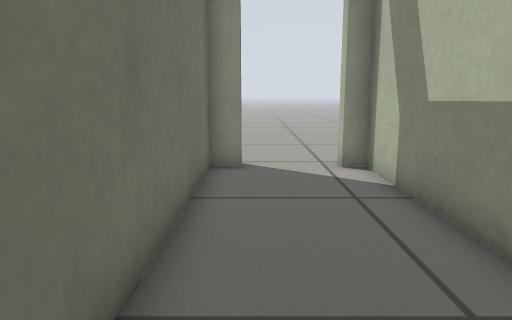
View 1 (above)

24 first-person views from a walk through a robot-simulator world made for Gazebo. The camera is 0.5 m above the floor, tilts 10° down and sees 70° across. The floor is counted in squares, 0.25 m on a side. Each view is taken from the middle of a square. On the plan, view 1 faces up. The plan holds only what a view shows up to about 19 squares ahead; the rest is blank. The place goes on beyond the plan. Gazebo's built-in surfaces are drawn with simple patterns.

View 2
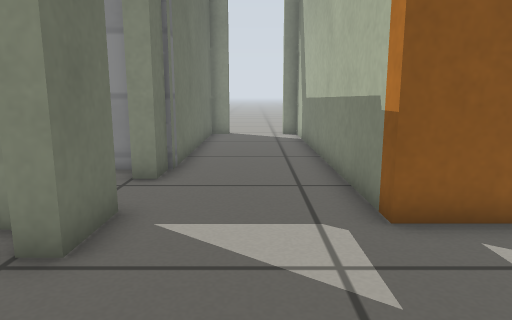

View 3
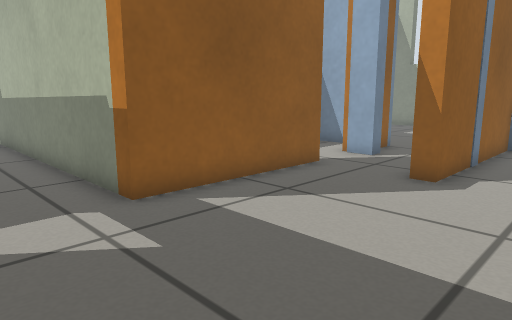

View 4
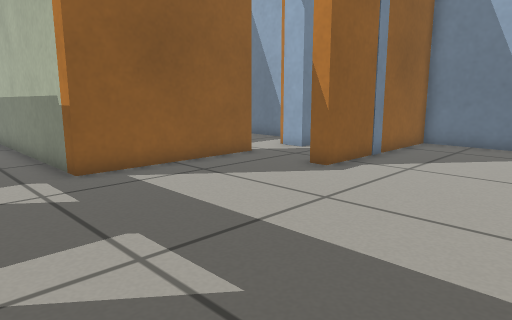

View 5
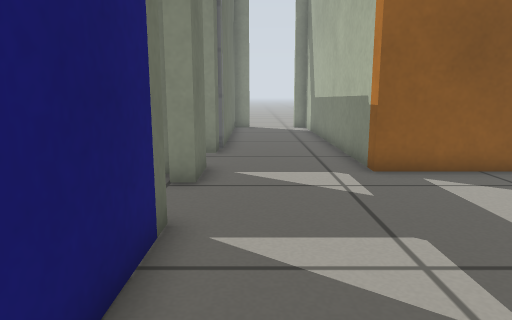

View 6
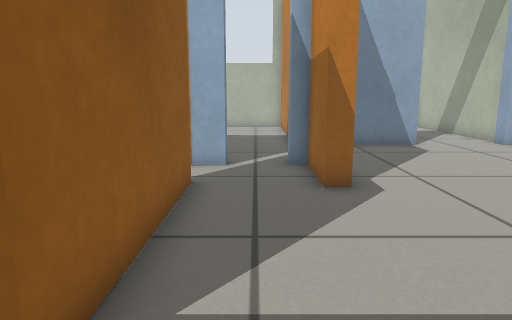

View 7
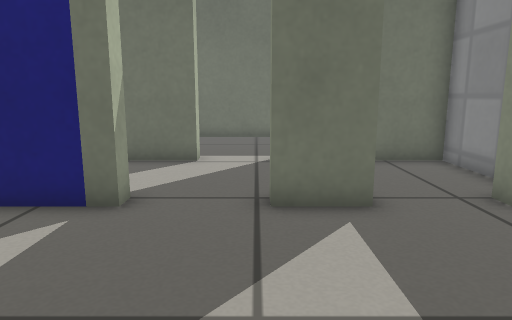

View 8
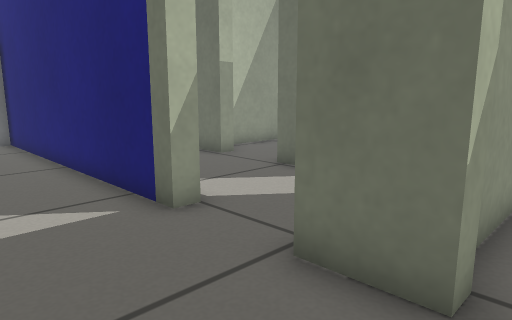

View 9
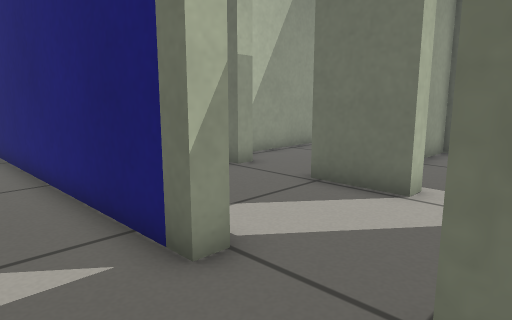

View 10
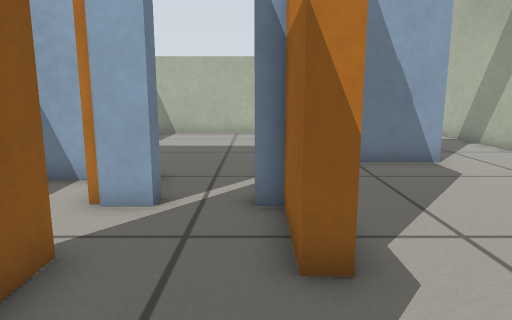

View 11
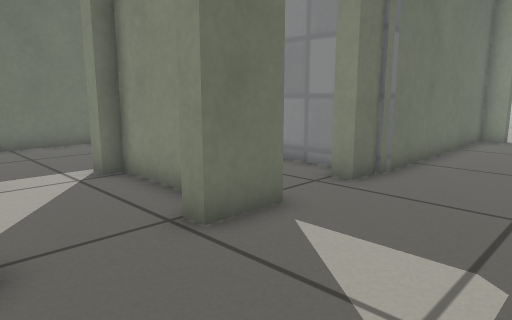

View 12
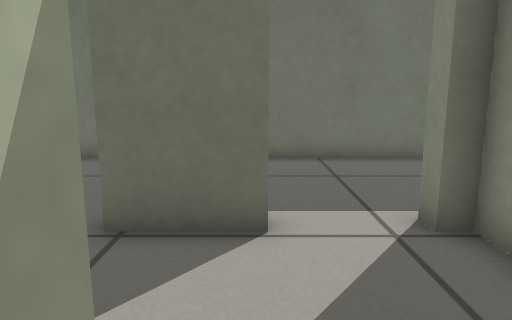

View 13
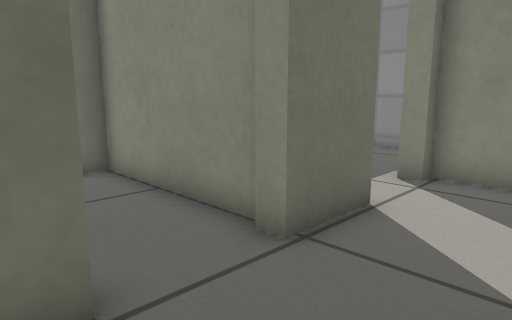

View 14
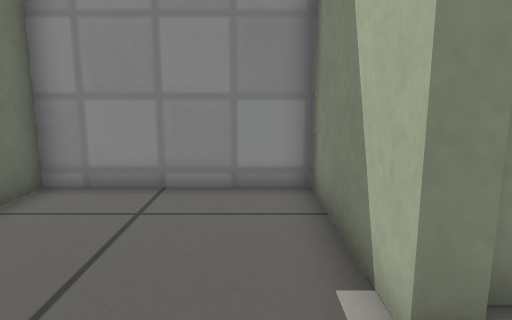

View 15
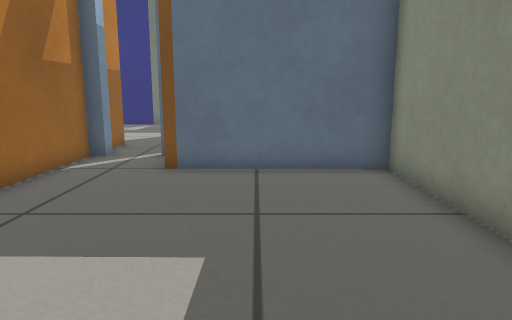

View 16
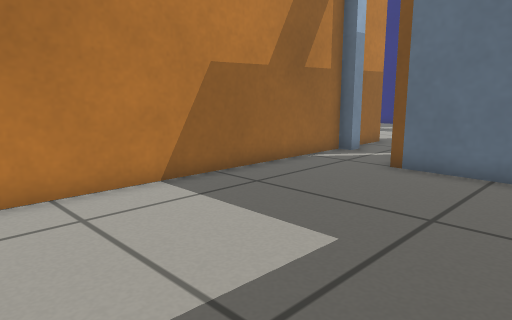

View 17
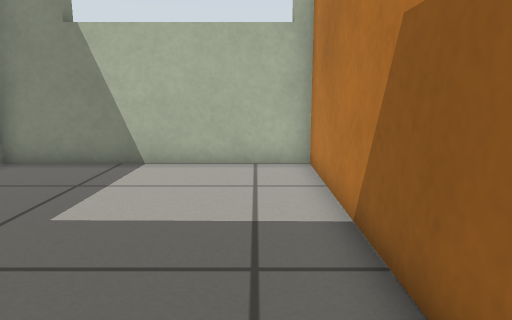

View 18
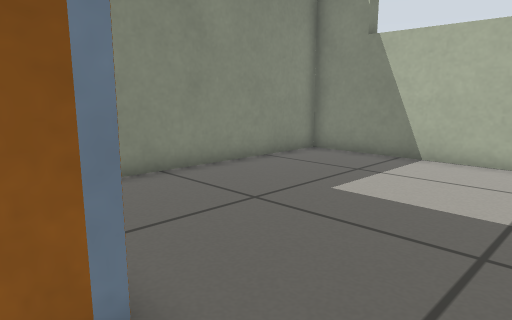

View 19
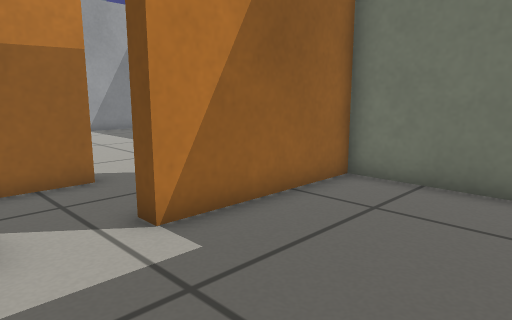

View 20
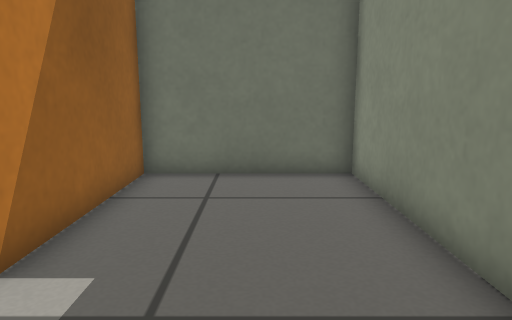

View 21
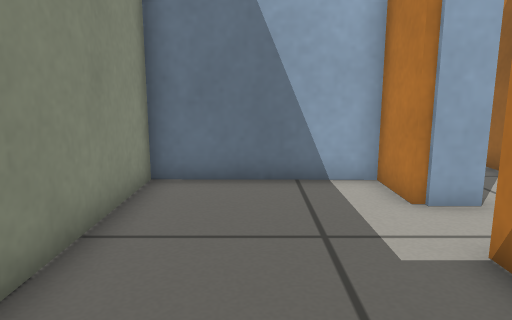

View 22
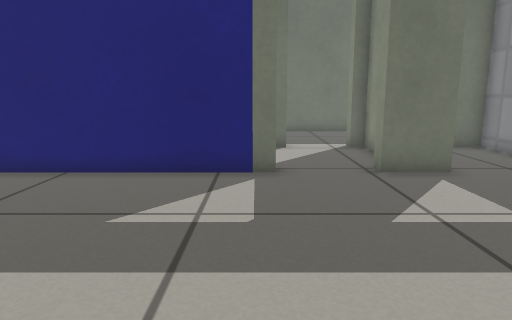

View 23
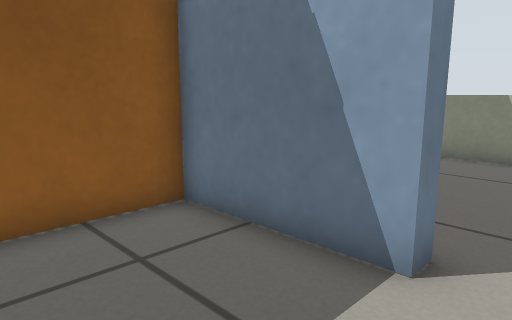

View 24
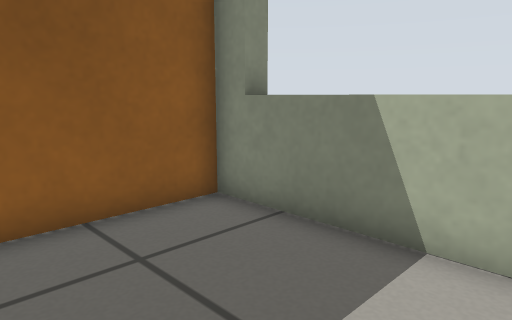

### Floor plan
Points are (right, up) in squares from view 1. A wall is a line through its corners. A room is listed if a view was taken in it or the views show most of it. See-through windows are left out.
Room 1 (views 1, 2, 3, 4, 5, 6, 7, 8, 9, 10, 11, 12, 22, 23)
walls: (9.3, -3.5) (3.1, -3.5) (3.1, 10.2); (-1.4, -7.5) (-1.4, -13.5); (11.4, -4.1) (11.4, -2.9); (-1.4, -2.9) (-1.4, -4.7); (15.9, -11.6) (15.9, -7.1) (8.8, -7.1) (8.8, -6.5) (11.4, -6.5); (-1.4, 10.2) (-1.4, -0.3)
ways out: open door at (-2, -6) to room 2; open door at (12, -5) to room 4; open door at (10.5, -3) to room 5; open door at (16, -12.5) to room 6; open door at (-2, -2) to room 8; open door at (1, 10.5)
Room 2 (view 13)
walls: (-6.2, -6.8) (-6.2, -9.4); (-6.2, -11.9) (-6.2, -13.3); (-2.1, -3.8) (-6.2, -3.8)
ways out: open door at (-2, -6) to room 1; open door at (-6.5, -5.5) to room 3; open door at (-6.5, -11) to room 7
Room 3 (view 14)
walls: (-6.8, -4.3) (-6.8, 0.8) (-12.7, 0.8) (-12.7, -8.3) (-11, -8.4)
ways out: open door at (-6.5, -5.5) to room 2
Room 4 (views 15, 16, 17, 18)
walls: (12, -6) (12, -6.5) (24.7, -6.6) (24.7, 2.6) (14.2, 2.5) (14.1, -3.5) (13.3, -3.5)
ways out: open door at (12, -5) to room 1
Room 5 (views 19, 20, 21)
walls: (11.4, -2.9) (13.5, -2.9) (13.6, 2.5) (3.7, 2.5) (3.7, -2.9) (9.3, -2.9)
ways out: open door at (10.5, -3) to room 1
Room 6 (view 24)
walls: (24.7, -12.4) (24.7, -7.2) (20.8, -7.2)
ways out: open door at (16, -12.5) to room 1
Room 7 (no view inside)
walls: (-12.7, -12) (-12.7, -12.7); (-11.8, -13.3) (-7.9, -13.3); (-6.1, -9) (-12.7, -9) (-12.7, -9.7)
ways out: open door at (-6.5, -11) to room 2
Room 8 (no view inside)
walls: (-2.4, 0.8) (-6.2, 0.8) (-6.2, -1.4)
low walls: (-5.2, -3.2) (-3.2, -3.2)
ways out: open door at (-2, -2) to room 1

Positions as (right, up) in squares from view 1, and headings:
1: (0, 0), facing up
2: (1, -9), facing up
3: (0, -10), facing up-right
4: (0, -13), facing up-right
5: (0, -13), facing up
6: (1, -5), facing right
7: (5, -5), facing left
8: (2, -2), facing down-left
9: (1, -4), facing down-left
10: (5, -6), facing right
11: (3, -8), facing up-left
12: (-1, -7), facing left
13: (-3, -13), facing up-left
14: (-8, -7), facing up
15: (24, -1), facing left
16: (24, 1), facing down-left
17: (14, -5), facing right
18: (13, -6), facing up-right
19: (12, 2), facing down-left
20: (13, 0), facing left
21: (5, 0), facing right
22: (8, -8), facing left
23: (12, -13), facing up-right
24: (20, -13), facing up-right
